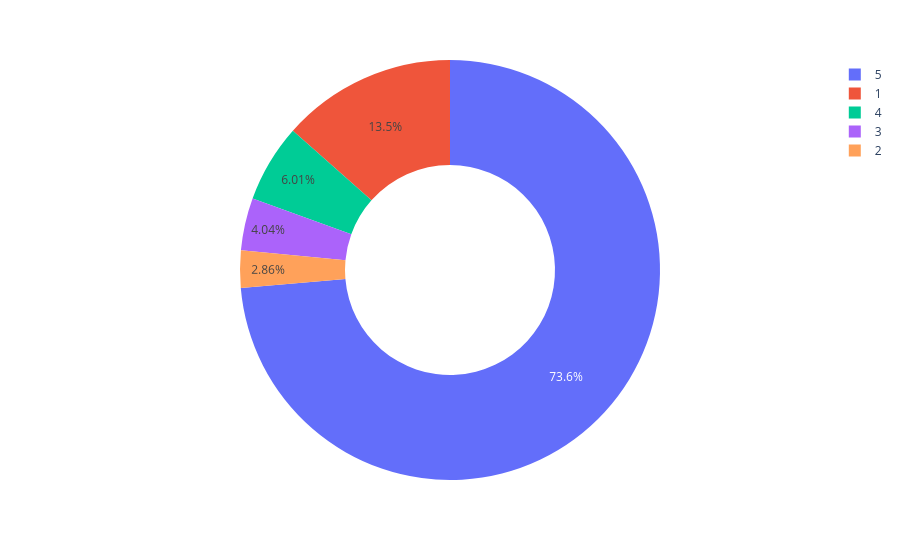

The notebook cell this image was saved under:
### Code cell
import plotly.express as px

figure = px.pie(
    ratings,
    values="count",
    names="score",
    hole=0.5
)

figure.show()

### Figure 1 — Plotly figure (JSON) as saved in the notebook; plotly's stock layout.template omitted (floating-point values rounded to 4 significant figures)
{"data": [{"domain": {"x": [0, 1], "y": [0, 1]}, "hole": 0.5, "hovertemplate": "score=%{label}<br>count=%{value}<extra></extra>", "labels": [5, 1, 4, 3, 2], "legendgroup": "", "name": "", "showlegend": true, "type": "pie", "values": [338872, 61925, 27664, 18616, 13179]}], "layout": {"legend": {"tracegroupgap": 0}, "margin": {"t": 60}}}
